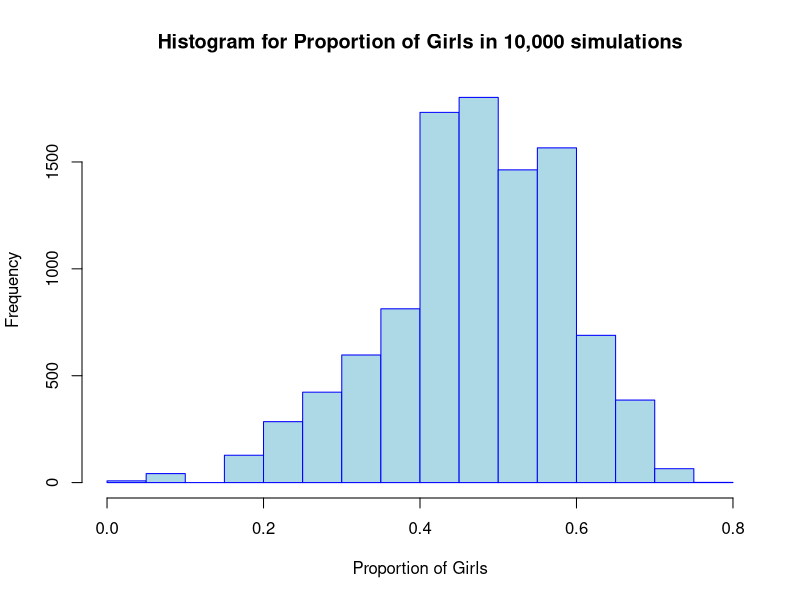

Generate this figure with R:
Gprop <- function() {
  Gcount <- 0
  for (run in 1:10) {
    gender <- sample(c("B","G"),1)
    # YY: old code only allows family to give birth to one baby.
    while (gender == "G") {
      Gcount <- Gcount + 1
      gender <- sample(c("B","G"),1)
    }
  }
  #cat(paste0(Gcount/10))
  return(Gcount/(10 + Gcount))
}

Gproplist <- list()
for (simulation in 1:10000) {
  Gproplist <- c(Gproplist,Gprop())
}
hist(as.numeric(Gproplist),
     main="Histogram for Proportion of Girls in 10,000 simulations", 
     xlab="Proportion of Girls", 
     border="blue", 
     col="lightblue")

